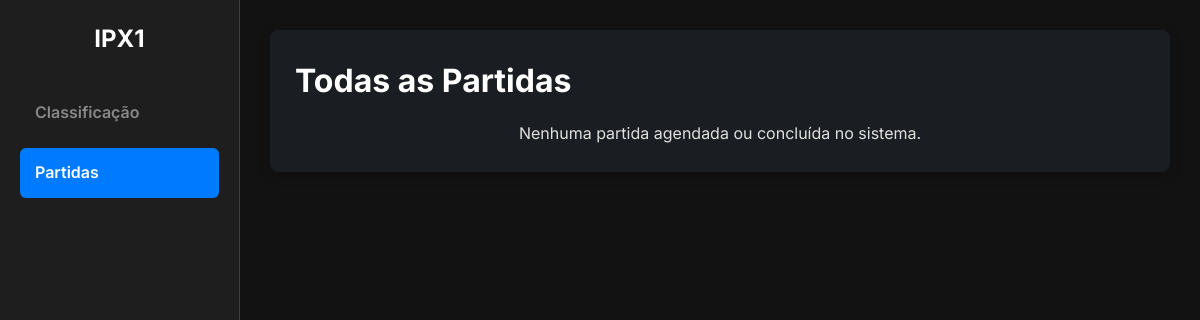
/matches/, run on an earlier commit of the app's database.
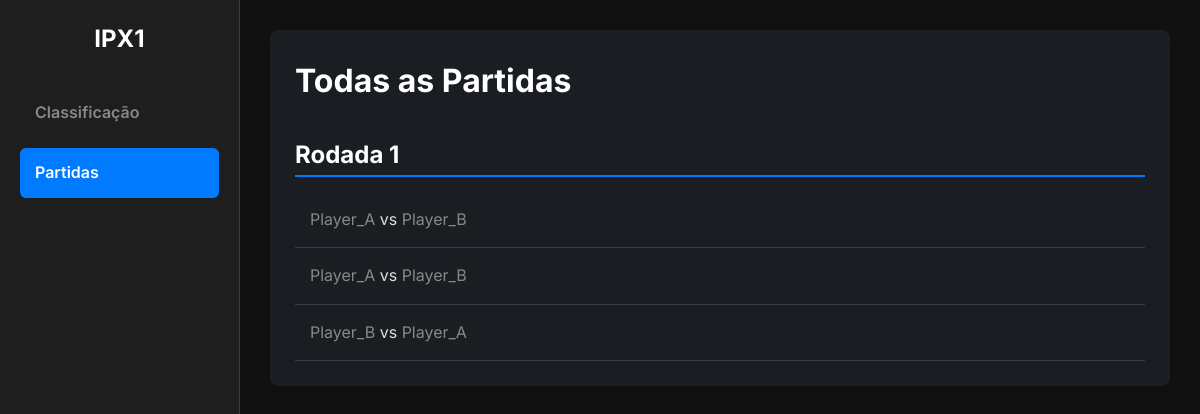
And on a later commit of the database.
### roundRobin/models.py (models this page shows, shortened)
class Match(models.Model):
    STATUS_SCHEDULED = 'scheduled'
    STATUS_LIVE = 'live'
    STATUS_COMPLETED = 'completed'
    STATUS_CHOICES = [
        (STATUS_SCHEDULED, 'Agendada'),
        (STATUS_LIVE, 'Ao Vivo'),
        (STATUS_COMPLETED, 'Concluída'),
    ]
    status = models.CharField(
        max_length=10,
        choices=STATUS_CHOICES,
        default=STATUS_SCHEDULED, # Toda nova partida começa como "Agendada"
        db_index=True # Facilita filtrar por status
    )
    player1 = models.ForeignKey(Player, on_delete=models.CASCADE, related_name="matches_as_player1")
    player2 = models.ForeignKey(Player, on_delete=models.CASCADE, related_name="matches_as_player2")
    round_number = models.IntegerField(choices=ROUND_CHOICES, default=1, db_index=True)
    scheduled_time = models.DateTimeField(verbose_name="Horário Agendado", null=True, blank=True)
    winner = models.ForeignKey(
        Player,
        on_delete=models.SET_NULL,
        related_name="won_matches",
        null=True, # Partidas agendadas não têm vencedor
        blank=True
    )
    duration = models.DurationField(
        verbose_name="Duração da Partida",
        null=True, # Partidas agendadas não têm duração
        blank=True
    )
    WIN_CONDITION_FIRST_BLOOD = 'first_blood'
    WIN_CONDITION_FARM = 'farm'
    WIN_CONDITION_CHOICES = [
        (WIN_CONDITION_FIRST_BLOOD, "First Blood"),
        (WIN_CONDITION_FARM, "Farm"),
    ]
    win_condition = models.CharField(
        max_length=20,
        choices=WIN_CONDITION_CHOICES,
        null=True, # Partidas agendadas não têm condição de vitória
        blank=True
    )
    player1_farm = models.IntegerField(default=0)
    player2_farm = models.IntegerField(default=0)
    created_at = models.DateTimeField(auto_now_add=True)
    class Meta:
        ordering = ['round_number', 'scheduled_time']
        verbose_name = "Partida"
        verbose_name_plural = "Partidas"

class Player(models.Model):
    username = models.CharField(
        verbose_name = "Nome de Usuario",
        max_length=50,
        null=False,
        blank=False,
        unique=True # Garante que não existam dois jogadores com o mesmo nome
        )
    wins = models.IntegerField(default=0) # Total de vitórias
    losses = models.IntegerField(default=0) # Total de derrotas
    first_blood_wins = models.IntegerField(default=0) # Vitórias rápidas (antes do limite)
    farm_wins = models.IntegerField(default=0) # Vitórias longas (depois do limite)
    total_farm = models.IntegerField(default=0) # Total de farm (em vitórias e derrotas)
    total_kills = models.IntegerField(default=0) # Total de abates (só em vitórias rápidas)
    total_deaths = models.IntegerField(default=0) # Total de mortes (só em derrotas rápidas)
    total_win_time = models.DurationField(
        default=timedelta(0),
        help_text="Tempo total de vitória acumulado."
    )

### roundRobin/views.py (the view)
# urls.py: path('matches/', views.match_list_view, name='match-list'),
def match_list_view(request):
    rounds_data = []
    all_matches = Match.objects.all().order_by('round_number', 'scheduled_time')
    for round_num in range(1, TOTAL_ROUNDS + 1):
        matches_in_round = [m for m in all_matches if m.round_number == round_num]
        if matches_in_round:
            rounds_data.append({
                'round_number': round_num,
                'matches': matches_in_round # Passa a lista de objetos Match direto
            })
    context = {
        'rounds_list': rounds_data,
        'STATUS_COMPLETED': Match.STATUS_COMPLETED,
        'STATUS_LIVE': Match.STATUS_LIVE,
        'STATUS_SCHEDULED': Match.STATUS_SCHEDULED,
    }
    return render(request, 'roundRobin/match_list.html', context)

### roundRobin/templates/roundRobin/match_list.html (shortened to what this page needs)
{% extends "roundRobin/base.html" %}
{% block content %}
    <div class="container">
        <h1>Todas as Partidas</h1>
        {% for round_data in rounds_list %}
            <h2 class="round-header">Rodada {{ round_data.round_number }}</h2>
            <ul class="match-list">
                {% for match in round_data.matches %}
                <li class="match-item">
                    {% if match.status == STATUS_COMPLETED %}
                        <div class="match-players">
                            {% if match.winner == match.player1 %}
                                <span class="player-winner">{{ match.player1.username }}</span>
                                vs
                                <span class="player-loser">{{ match.player2.username }}</span>
                            {% else %}
                                <span class="player-winner">{{ match.player2.username }}</span>
                                vs
                                <span class="player-loser">{{ match.player1.username }}</span>
                            {% endif %}
                        </div>
                        <div class="match-details">
                            <span style="color: var(--win-color)">{{ match.get_win_condition_display }}</span>
                            <div>{{ match.duration }}</div>
                        </div>
                    {% else %}
                        <div class="match-players">
                            <span style="color: var(--text-muted)">{{ match.player1.username }}</span>
                            vs
                            <span style="color: var(--text-muted)">{{ match.player2.username }}</span>
                        </div>
                    {% endif %}
                </li>
                {% endfor %}
            </ul>
        {% empty %}
            <p style="text-align: center;">Nenhuma partida agendada ou concluída no sistema.</p>
        {% endfor %}
    </div>
{% endblock %}

What changed in the data, as far as the page shows it:
added Match: player1.username "Player_A", player2.username "Player_B"
added Match: player1.username "Player_A", player2.username "Player_B"
added Match: player1.username "Player_B", player2.username "Player_A"
Also different on the page:
new list line: "Rodada 1"
text no longer shown: "Nenhuma partida agendada ou concluída no sistema."
